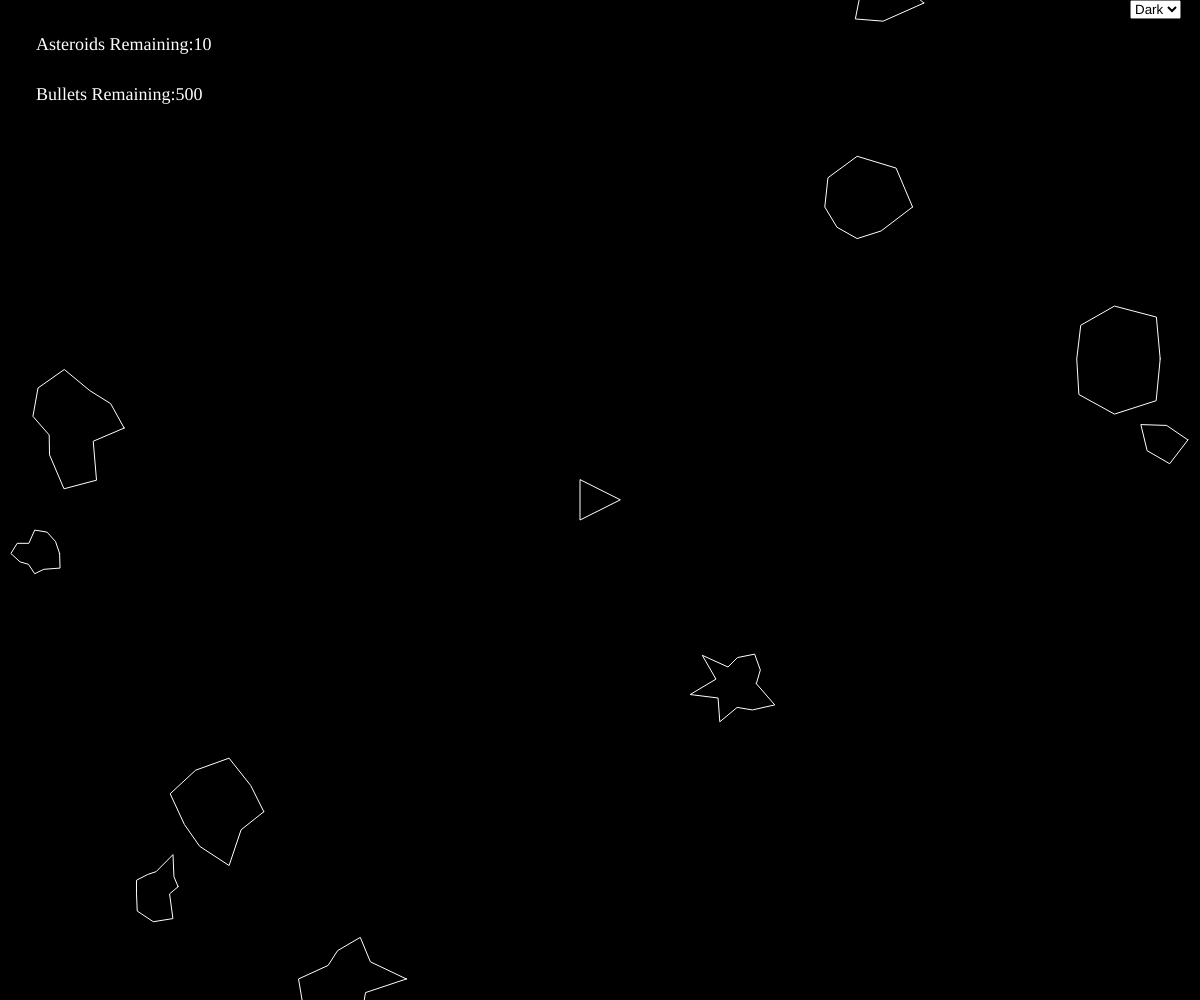
Frame 1 (no input)
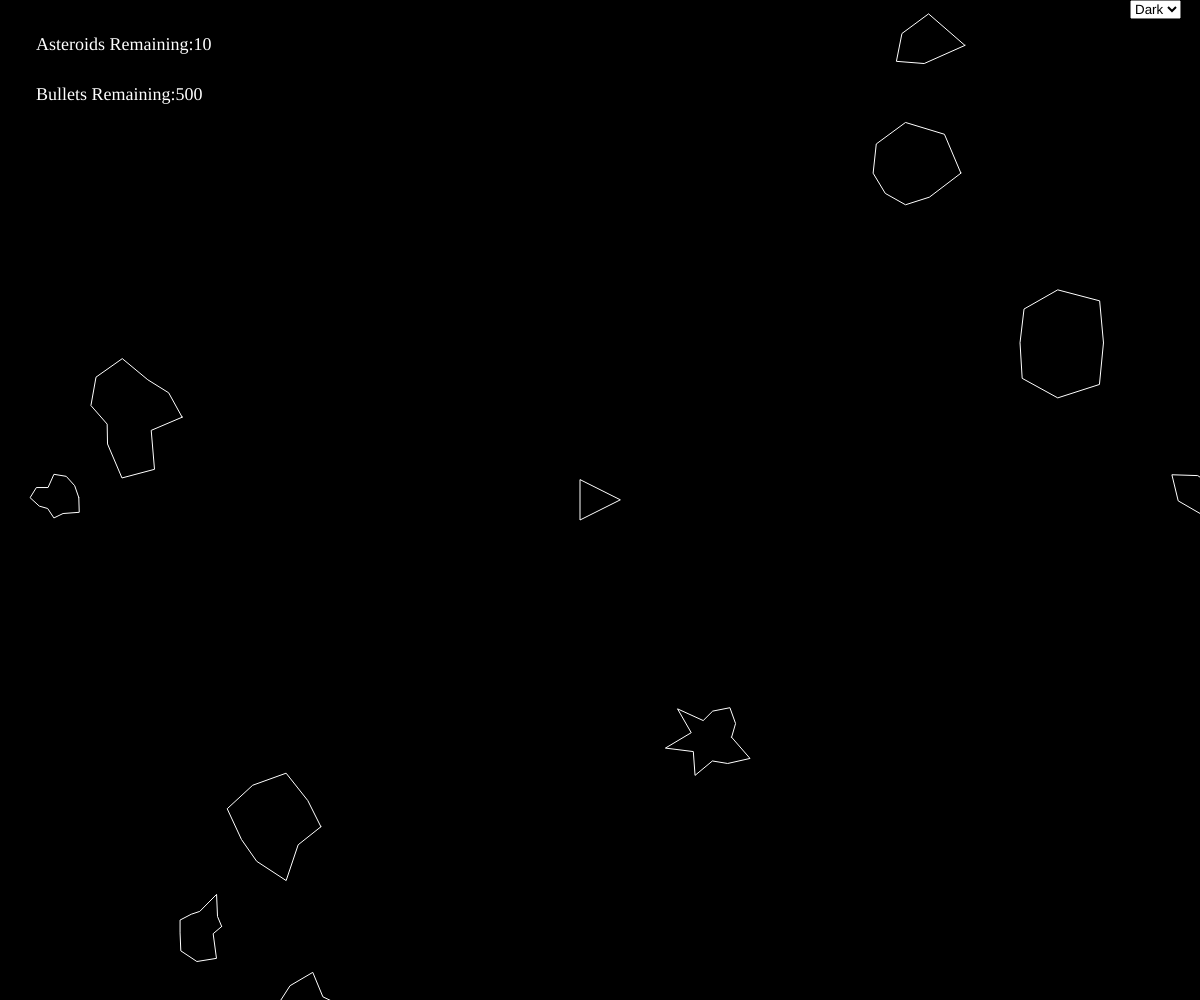
Frame 60 (no input)
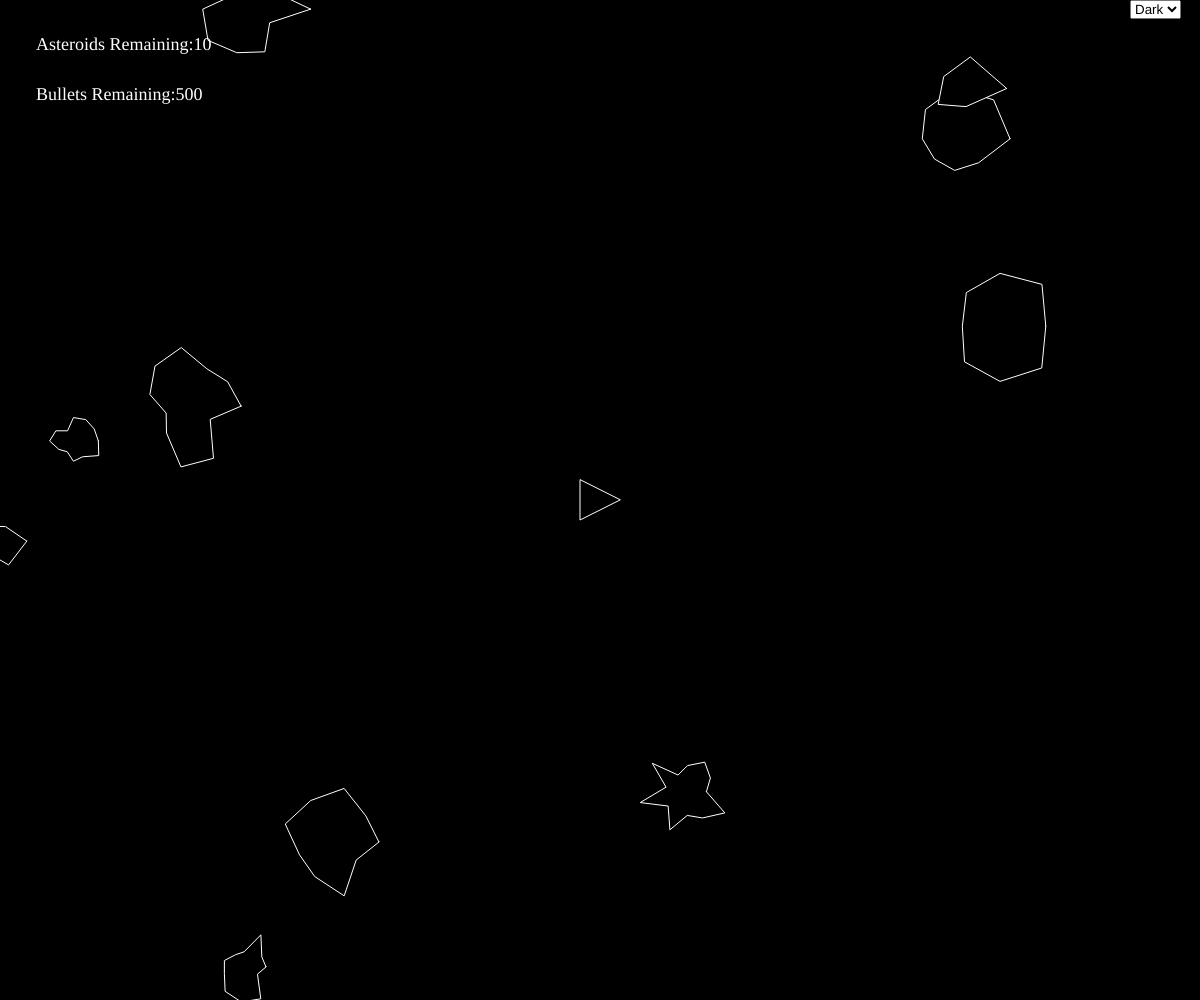
Frame 120 (the mouse pressed at the canvas centre since frame 60)

The p5.js sketch that drew these frames (run headless with seeded random() and noise() and a simulated clock; from frame 60 on, the mouse is pressed at the canvas centre):

// p5.js sketch
// ── sketch.js
let shipV;
let asteroidV=[];
let asteroidNum=10;
let laserV=[];
let laserNum=500;
let isLost,isWon= false;
let d=0;
let l=255;
let theme;
let b= true;


function preload(){
}

function setup() {
  createCanvas(windowWidth, windowHeight); 
  shipV= new Ship();
  for(let i=0;i<asteroidNum;i++){
    
    asteroidV.push(new Asteroid());
  }
  theme = createSelect();
  theme.position(width-70,0);
  theme.option('Dark');
  theme.option('Light');
  
  theme.selected('Dark');
  
}

function draw() {
  Theme(theme.value());
  
  background(d);
  
 
  for(let i=0; i<asteroidV.length;i++){
    if(shipV.hits(asteroidV[i])){
      isLost= true;
    }
    asteroidV[i].render();
    asteroidV[i].update();
    asteroidV[i].edges();
      
  }
    


  for(let i=laserV.length-1; i>=0;i--){
    laserV[i].render();
    laserV[i].update();

    if(laserV[i].offscreen()){
      laserV.splice(i,1);
    }
    else{
      for(let j=asteroidV.length-1; j>=0;j--){
        if(laserV[i].hits(asteroidV[j])){

          if(asteroidV[j].r>15){
            let newAsteroids= asteroidV[j].breakup();
            asteroidV= asteroidV.concat(newAsteroids);
          }
          asteroidV.splice(j,1);
          laserV.splice(i,1);
          break;
        }
      }
    }
  }
  shipV.render();
  shipV.turn(isLost,isWon)
  shipV.update(isLost,isWon);
  shipV.edges();
  
  push();
  fill(l);
  textFont("Press Start 2P",18)
  text('Asteroids Remaining:'+asteroidV.length, width*0.03, height*0.05);
  text('Bullets Remaining:'+laserNum, width*0.03, height*0.1)
  pop();
  
  
  
  if(isLost){
    lost();
  }
  if(asteroidV.length==0){
    isWon= true;
    win();
  }
  
  
  
  if(keyIsDown(UP_ARROW)){
    shipV.boosting(true);
  }
  
  if(keyIsDown(32)){
    if(laserNum>=1){
      if(isWon===false){
        laserV.push(new Laser(shipV.pos, shipV.heading))
        laserNum--;
      }
    }
    else{
      isLost= true;
    }
  }

}


function keyReleased(){
  shipV.setRotation(0);
  shipV.boosting(false);
}


function keyPressed(){
  
  if (keyCode==13){
    restart();
  }
  
  if(keyCode==RIGHT_ARROW){
    shipV.setRotation(0.1);
  }
  else if(keyCode==LEFT_ARROW){
    shipV.setRotation(-0.1);
  }
  
  if (keyCode===70){
    fullscreen(isFullscreen);
    isFullscreen= !isFullscreen;
  }
}

function lost(){
  push();

  fill(l)
  textSize(40);
  textAlign(CENTER)
  textFont("Press Start 2P")
  text('YOU LOST',width/2, height/2);

  textSize(25);
  text('Press Enter to restart.',width/2,height*0.55);

  
  pop();
  strokeWeight(1.5)
}

function win(){
  push()
  fill(l)


  textSize(40);
  textAlign(CENTER);
  textFont("Press Start 2P")
  text('YOU WON!!!',width/2, height/2)
  
  textSize(25);
  text('Press Enter to restart.',width/2,height*0.55);
  pop()
  strokeWeight(1.5)
}

function restart(){
  let num=random(5,15);
  if(isWon===true){
    laserNum =100;
  } else{
    laserNum += floor(random(100,150));
  }
  isLost=false;
  isWon=false;
  strokeWeight(1);
  shipV.pos.x=width/2;
  shipV.pos.y=height/2;
  for(let i=0;i<num;i++){
    asteroidV.push(new Asteroid());
  }
  
}



function Theme(value){
  if(value==='Light'){
    d=255;
    l=0;
  }
  else{
    d=0;
    l=255;
  }
}

function windoeResized(){
  resizeCanvas(windowWidth, windowHeight);
}



// ── asteroid.js
function Asteroid(pos,r){
  if(pos){
    this.pos=pos.copy();
  } else{
    this.pos= createVector(random(width), random(height));
  }
  if(r){
    this.r=r*0.5;
  }else{
    this.r= random(10,25);
  }  

  this.vel=p5.Vector.random2D();
  this.total=floor(random(5,15));
  this.offset= [];
  for(let i=0;i<this.total;i++){
    this.offset[i]=random(-this.r*0.5,this.r*0.5);
  }
  
  this.update= function(){
    this.pos.add(this.vel);
  }
  
  this.render= function(){
    push();
    
    fill(d);
    stroke(l);
    translate(this.pos.x,this.pos.y)
   
    beginShape();
    
    for(let i =0;i<this.total;i++){
      let angle=map(i,0,this.total,0,TWO_PI);
      let r=this.r+this.offset[i];
      let x= 2*r*cos(angle); //multiply by 2 was improv
      let y= 2*r*sin(angle);
      vertex(x,y);
    }
    endShape(CLOSE);
      
    pop();
  }

  this.breakup= function(){
    let newA=  [];
    newA[0]=new Asteroid(this.pos,this.r);
    newA[1]=new Asteroid(this.pos,this.r);
    return newA;
  }
  
  this.edges=function(){
      if(this.pos.x>width+this.r){
        this.pos.x= -this.r
      } else if(this.pos.x< -this.r){
        this.pos.x= width+this.r;
      }
      
      if(this.pos.y>height+this.r){
        this.pos.y= -this.r
      } else if(this.pos.y< -this.r){
        this.pos.y= height+this.r;
      }
      
    }
}
// ── laser.js
function Laser(spos, angle){
  this.pos= createVector(spos.x,spos.y);
  this.vel= p5.Vector.fromAngle(angle);
  this.vel.mult(20);


  this.update= function(){
    this.pos.add(this.vel);
  }
  
  this.render= function(){
    push();
    
    stroke(l);
    strokeWeight(4);
    point(this.pos.x,this.pos.y);
    
    
    
    pop();
  } 

  this.hits= function(asteroid){
    let d= dist(this.pos.x, this.pos.y,asteroid.pos.x, asteroid.pos.y);
    if(d<asteroid.r){
        return true;
    } else{
        return false;
    }
  }

  

  this.offscreen= function(){
    if(this.pos.x>width|| this.pos.x<0){
      return true;
    }
    if(this.pos.y>height|| this.pos.y<0){
      return true;
    }
    return false;
  }
}
// ── ship.js
function Ship(){
  this.pos= createVector(width/2, height/2);
  this.r=20;
  this.heading=0;
  this.rotation=0;  
  this.vel=createVector(0,0);
  this.isBoosting= false;  

  
  this.boosting= function(b){
    this.isBoosting= b;
  }
  
  this.update= function(lost, won){
    if(!lost && !won){
      if(this.isBoosting){
        this.boost();
      }
      this.pos.add(this.vel);
      this.vel.mult(0.9)
    }
  }
  
  this.boost= function(){
    var force =p5.Vector.fromAngle(this.heading);
    force.mult(0.7);
    this.vel.add(force);
    
  }

  this.hits= function(asteroid){
    let d= dist(this.pos.x,this.pos.y, asteroid.pos.x,asteroid.pos.y);
    return d<this.r+asteroid.r;
  }
  
  
  this.render= function(img){
    push();
    translate(this.pos.x, this.pos.y);
    rotate(this.heading + PI/2 );
    fill(d);
    stroke(l);
    triangle(-this.r,this.r,this.r,this.r,0,-this.r);
    pop();
  }
    
    this.edges=function(){
      if(this.pos.x>width+this.r){
        this.pos.x= -this.r
      } else if(this.pos.x< -this.r){
        this.pos.x= width+this.r;
      }
      
      if(this.pos.y>height+this.r){
        this.pos.y= -this.r
      } else if(this.pos.y< -this.r){
        this.pos.y= height+this.r;
      }
      
    }
    
    this.setRotation= function(a){
      this.rotation=a;
    }
    
    
    this.turn= function(lost, won){
      if(!lost && !won){
        this.heading+= this.rotation;
     }
    }
  
}
// ── style.css
html, body {
  margin: 0;
  padding: 0;
  background-color: black;

}
canvas {
  display: block;
}
